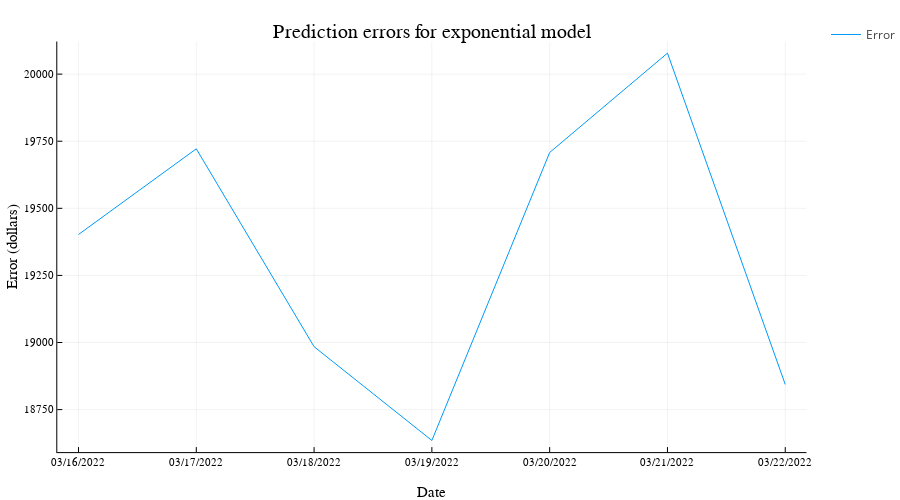

Notebook source saved alongside this figure:
### Markdown cell above
Let's make some predictions to measure and plot how good or how bad our model performs.

### Code cell
# Bitcoin price for dates 03/16/2022 - 03/22/2022
realPrices = [41118.7, 40914.8, 41767.8, 42233.0, 41276.0, 41022.0, 42373.0]
dates = ["03/16/2022","03/17/2022","03/18/2022","03/19/2022","03/20/2022","03/21/2022","03/22/2022"]
# Prediction function with the cofficients we just calculated
function prediction(t)
    coeff = [13039.260430185583, -0.0019045016217290028]
    answer = coeff[1] * exp.(-coeff[2] * t)     
end

#The amount of days I used to feed my model
index = 805
errors = []
for i in 1:7
    error = abs(prediction(805+i)-realPrices[i])
    push!(errors,error)    
end
plot(dates,errors, label="Error", size = (900, 500))
xaxis!("Date")
yaxis!("Error (dollars)")
title!("Prediction errors for exponential model")

### Figure 1 — Plotly figure (JSON) as saved in the notebook; plotly's stock layout.template omitted (floating-point values rounded to 4 significant figures)
{"data": [{"colorbar": {"title": ""}, "legendgroup": "Error", "line": {"color": "rgba(0, 154, 250, 1.000)", "dash": "solid", "shape": "linear", "width": 1}, "mode": "lines", "name": "Error", "showlegend": true, "type": "scatter", "x": [0.5, 1.5, 2.5, 3.5, 4.5, 5.5, 6.5], "xaxis": "x", "y": [19400.0, 19720.0, 18980.0, 18630.0, 19710.0, 20080.0, 18840.0], "yaxis": "y", "zmax": null, "zmin": null}], "layout": {"annotations": [{"font": {"color": "rgba(0, 0, 0, 1.000)", "family": "sans-serif", "size": 20}, "rotation": 0, "showarrow": false, "text": "Prediction errors for exponential model", "x": 0.5332, "xanchor": "center", "xref": "paper", "y": 1, "yanchor": "top", "yref": "paper"}], "height": 500, "legend_position": {"bgcolor": "rgba(255, 255, 255, 1.000)", "bordercolor": "rgba(0, 0, 0, 1.000)", "borderwidth": 1, "font": {"color": "rgba(0, 0, 0, 1.000)", "family": "sans-serif", "size": 11}, "title": {"font": {"color": "rgba(0, 0, 0, 1.000)", "family": "sans-serif", "size": 15}, "text": ""}, "tracegroupgap": 0, "traceorder": "normal", "x": 1, "xanchor": "auto", "y": 1, "yanchor": "auto"}, "margin": {"b": 20, "l": 0, "r": 0, "t": 20}, "paper_bgcolor": "rgba(255, 255, 255, 1.000)", "plot_bgcolor": "rgba(255, 255, 255, 1.000)", "showlegend": true, "width": 900, "xaxis": {"anchor": "y", "domain": [0.07073, 0.9956], "gridcolor": "rgba(0, 0, 0, 0.100)", "gridwidth": 0.5, "linecolor": "rgba(0, 0, 0, 1.000)", "mirror": false, "range": [0.32, 6.68], "showgrid": true, "showline": true, "showticklabels": true, "tickangle": 0, "tickcolor": "rgb(0, 0, 0)", "tickfont": {"color": "rgba(0, 0, 0, 1.000)", "family": "sans-serif", "size": 11}, "tickmode": "array", "ticks": "inside", "ticktext": ["03/16/2022", "03/17/2022", "03/18/2022", "03/19/2022", "03/20/2022", "03/21/2022", "03/22/2022"], "tickvals": [0.5, 1.5, 2.5, 3.5, 4.5, 5.5, 6.5], "title": "Date", "titlefont": {"color": "rgba(0, 0, 0, 1.000)", "family": "sans-serif", "size": 15}, "type": "-", "visible": true, "zeroline": false, "zerolinecolor": "rgba(0, 0, 0, 1.000)"}, "yaxis": {"anchor": "x", "domain": [0.06065, 0.9532], "gridcolor": "rgba(0, 0, 0, 0.100)", "gridwidth": 0.5, "linecolor": "rgba(0, 0, 0, 1.000)", "mirror": false, "range": [18590.0, 20120.0], "showgrid": true, "showline": true, "showticklabels": true, "tickangle": 0, "tickcolor": "rgb(0, 0, 0)", "tickfont": {"color": "rgba(0, 0, 0, 1.000)", "family": "sans-serif", "size": 11}, "tickmode": "array", "ticks": "inside", "ticktext": ["18750", "19000", "19250", "19500", "19750", "20000"], "tickvals": [18750, 19000, 19250, 19500, 19750, 20000], "title": "Error (dollars)", "titlefont": {"color": "rgba(0, 0, 0, 1.000)", "family": "sans-serif", "size": 15}, "type": "-", "visible": true, "zeroline": false, "zerolinecolor": "rgba(0, 0, 0, 1.000)"}}}
